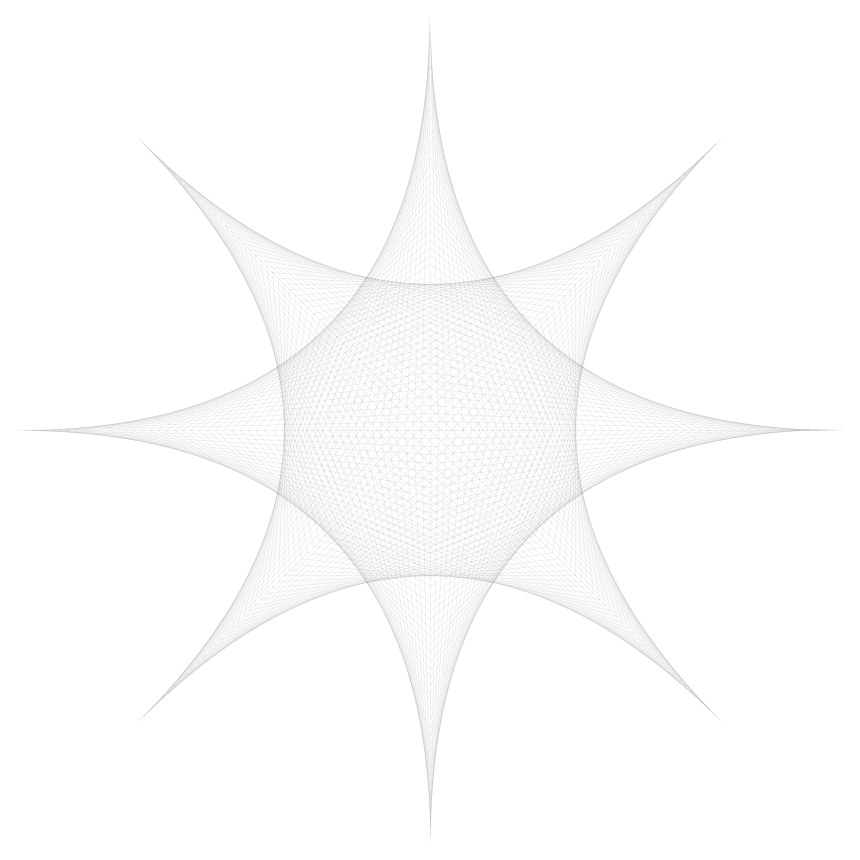
Frame 1 (no input)
Frame 60 (the mouse pressed at the canvas centre just before this capture): identical to frame 1, image omitted
Frame 120 (the mouse held since frame 60 and released just before this capture): identical to frame 1, image omitted

The Processing sketch that drew this single still picture (run headless with seeded random() and noise(); from frame 60 on, the mouse is pressed at the canvas centre):

// Processing sketch: slidingEquipoints
// ── slidingEquipoints.pde
int linesPerQuadrant = 50;
int numCopies = 2;
boolean finished = false;
void setup() {
  size(860, 860);
  background(255);
}

void draw() {
  drawFast();
//  save("flower.png");
}

void drawSlow() {
  if (frameCount > linesPerQuadrant * numCopies * 4) {
    return;
  }
  translate(width/2, height/2);
  drawLine(frameCount);
}


void drawFast() {
  if (finished) return;

  background(255);
  for (int fc = 0; fc < linesPerQuadrant * numCopies * 4; ++fc) {
    pushMatrix();
    translate(width/2, height/2);
    drawLine(fc);
    popMatrix();
  }
  finished = true;
}

void drawLine(int fc) {
    strokeWeight(0.5);
    stroke(0, 25);
    int numRotations = fc / linesPerQuadrant;
    rotate ( -PI/(numCopies * 2) * numRotations);
    float x, y;
    x = y = 0;
    float w = width * 0.48;
    float toOrigin = w * (fc % linesPerQuadrant)/ (float) linesPerQuadrant;
    y = - toOrigin;
    x = w + y;
    line(x, 0, 0, y);
}
